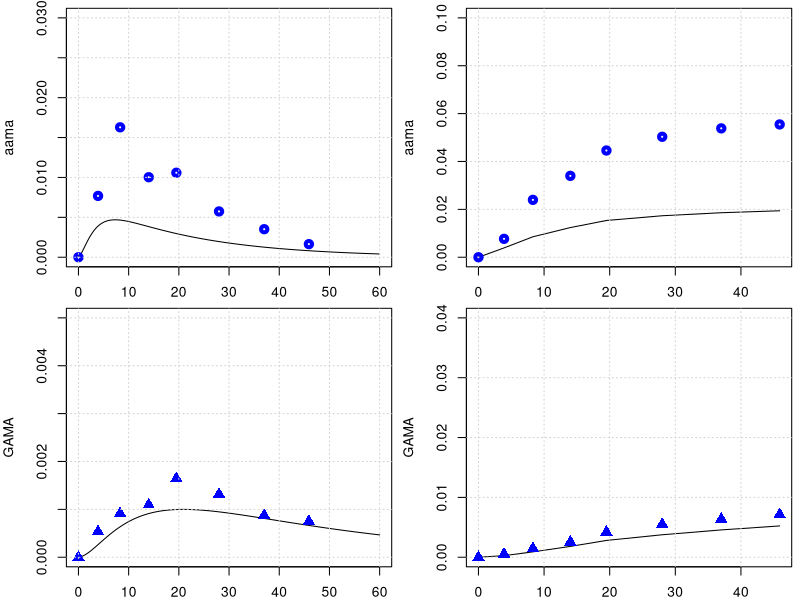

Source code (R):
library(deSolve)
library(minpack.lm)
graphics.off()

# body weight in kg
BW = 70 
# fractions of BW
##https://journals.sagepub.com/doi/pdf/10.1177/ANIB_32_3-4
F_B = 0.079 
F_B_AB = 0.35 #fraction: arterial blood of blood volume
F_B_VB = 0.65 #fraction: venous blood of blood volume
F_Li = 0.026
F_Ki = 0.0044
F_T = 1-(F_B+F_Li+F_Ki)
# organ volumes in L
V_AB <- BW*F_B*F_B_AB 
V_VB <- BW*F_B*F_B_VB 
V_T <- BW*F_T
V_Ki <- BW*F_Ki
V_Li <- BW*F_Li
# cardiac output in L/(kg*h)
##https://journals.sagepub.com/doi/pdf/10.1177/ANIB_32_3-4
QCC = 16        #12.5 # maybe 14 or 6.5 check?
Q_C = QCC*BW^0.75
#FQ_P = 2.5/100 Trine: We don't have a lung compartment in this model
FQ_Li = 0.255
FQ_Ki = 0.19 #total - there is also an aterial flow rate 
FQ_T = 1 -( FQ_Li + FQ_Ki) # +FQ_P) Trine: We don't have a lung compartment in this model
Q_Li <- Q_C*FQ_Li
Q_Ki <- Q_C*FQ_Ki
Q_T <- Q_C*FQ_T

# partition coefficient 
### we comback later
pAA_TB = 0.2
pAA_KiB = 0.8
pAA_LiB = 0.33 
# Maybe we said it earlier and these parameters are not sensitive to the model, but from which paper did you get the values of these partition coefs., 
# in the paper of Sweeney and of Li are different pAA_LiB = 0.4 and pAA_KiB = 0.8.

###I came across this paper and has a lot of interesting toxicokinetc data. Humans are
##exposed to acrylamide and measure urine metabolites. They measured 60% or possibly more.
##of ingested acrylamide is absorbed. 
##We can use half-lives, metabolite fractions, pathway ratios etc. to validate the PBPK in humans.
## 'Toxicokinetics of acrylamide in humans after ingestion of a defined dose in a test meal to improve risk assessment for acrylamide carcinogenicity'
#DOI: 10.1158/1055-9965.EPI-05-0647.

# reaction rate constants 
k_AAuptake = 1 #1/h

k_onAA_T = 0.028  #1/h     # we took it from Sweenney
k_onAA_B = 0.0036  #1/h
k_onAA_Li = 0.071 #1/h
k_onAA_Ki = 0.13 #1/h

# from 0.23 to 0.35
k_cl_GSH = 0.35   # 1/h   # the half-life (t1/2) of hepatic GSH in humans is 2-3 h,then k ranges (0.23- 0.35h-1) 
#Reed et al 'A mathematical model of glutathione metabolism'
#Theoretical Biology and Medical Modelling 2008,5:8    doi:10.1186/1742-4682-5-8

# k_onAA_GSH = 0.55 # L/(mmol h)
# check, we do not use it any more.
k_exc_AAMA = 0.049   # 0.049 #1/h or 0.13 # this will change the shape


MW_aa = 71   # mg/mmol
MW_ga = 87   # mg/mmol
MW_GSH = 307.32 # mg/mmol

# Maximum velocity for enzymatic reaction 
V_max_p450 = 9 /MW_aa*BW^0.7  # mg/h  from Sweenney paper, checked!
# maximum rate of GA and AA conjugation with GSH (mg/(h BW^0.7))
Vmax_AA_GSH <- 22*BW^0.7 # from the Sweeny  fitted   mg/h

k_0_GSH = 7   # from Sweeney paper.
MW_GSH = 307.32     # mg/mmol
AGSH0 = k_0_GSH * V_Li * MW_GSH



#????????????????????????????????
#????????????????????????????????
#????????????????????????????????
#????????????????????????????????
#????????????????????????????????
#????????????????????????????????
### PARAMETERS FOR GA
# partition coefficient
pGA_TB = 0.97 # I cannot find this number in the parameter table?
pGA_LiB = 0.1  #0.9 # This is not in accordance with the  parameter table on GitHub, where it states 0.1?
# Sweeny use 0.5 in the code. 
pGA_KiB = 1 #.3 # In the parameter table this is 1.0 and in Sweeney this is 0.5 in the code and 1 in the paper. Where does this number come from?

#k_onGA_GSH = 0.8 #L/(mmol h)

k_onGA_T = 0.089       #1/h
k_onGA_B = 0.108       #1/h
k_onGA_Ki = k_onAA_T/2 #1/h
k_onGA_Li = 0.115      #1/h

k_exc_GAMA = 0.027     # 0.077 #1/h  # or 0.027 # from sweeney
k_exc_GAOH = 0.077     # 1/h  # from sweeney
#k_exc_GA <- .4         # 1/h Q_Ki*0.025

PL1 = 1.7     # !$'liver/blood partition AA'
PL2 = 0.9     # !$'liver/blood partition GA'

VMAXGC1 = 1   #!Vmax for GSH-AA conjugation mg/hr-kg^0.7
VMAXG1 = VMAXGC1/MW_aa*BW**0.7    # !$'Liver AA-GSH rate'

# Maximum velocity for enzymatic reaction 
V_max_EH = 20 /MW_ga*BW^0.7  
KM_p450 = 10.0
KM_EH = 100.0
# maximum rate of GA and AA conjugation with GSH (mg/(h BW^0.7))
Vmax_GA_GSH <- 20*BW^0.7 # from the Sweeny  fitted   mg/h

KMG1 = 100  #!Km with respect to AA for GSH conjugation mg/L (from Sweeny code) 
# Trine: This should be mg. Delete the term MW_aa
# Sweeney has this parameter for rats ans 100 mg/L why did you use this number and why divived by MW??
# Sweeney says this is 64 mg/L in the paper##This comment is wrong ignore
KMGG = 0.1/MW_GSH        # !KM with respect to GSH for AA or GA conjugation with GSH mmol/L. Trine: should be mg/L
####and that this is 307 mg/L #This comment is wrong ignore
KMG2 = 100  #!Km with respect to GA for GSH conjugation mM. Trine: This should be mg. Delete the term MW_aa
#The same comment as for KMG1


# from the code, not from paper
KPT_Li = 0.015    # !'protein turnover rate in liver'# this is confimred in the exp. values of Sweeney
KPT_Ki = 0.013    #  !'protein turnover rate in kidney'# 1/h this is 0.012 in Sweeney, I guess its not much of difference
KPTR = 0.013      # !'protein turnover rate in rpt'# this is 0.012 in Li et.al
KPTS = 0.0039     # !'protein turnover rate in spt'# and this they have it 0.0051 Sweeney and Li 0.0012 refering to Sweeney
KPTRB = 0.0039    # !'protein turnover rate in rbc'# how did we get that?
KPTPL = 0.0039    # !'protein turnover rate in plasma'# Sweeney has 0.012 for this value
# +++++++++++++++++++++++++++++++++++++++++++++++++++++++++++++++++
# create list of parameter
# +++++++++++++++++++++++++++++++++++++++++++++++++++++++++++++++++
params <- unlist(c(data.frame(pAA_TB, pAA_LiB, pAA_KiB,
                              pGA_TB, pGA_LiB, pGA_KiB,
                              k_onAA_T, k_onAA_B, k_onAA_Li,  k_onAA_Ki,
                              k_onGA_T, k_onGA_B, k_onGA_Li, k_onGA_Ki, 
                              k_exc_AAMA, k_exc_GAMA,
                              k_cl_GSH, V_max_p450, KM_p450, V_max_EH, KM_EH,
                              k_AAuptake)
))
yini <- c(m_AA_AB = 0.0, m_GA_AB = 0.0,      a_pb_AA_B = 0 ,
          m_AA_VB = 0.0, m_GA_VB = 0.0,
          m_AA_Ki = 0.0, m_GA_Ki = 0.0, m_AA_dose = 0 ,
          m_AA_Li = 0.0, m_AAMA = 0.0, 
          m_GA_Li = 0.0, a_pb_GA_Li = 0.0,
          m_GAMA  = 0.0,       
          m_GSH_Li = k_0_GSH * V_Li * MW_GSH, 
          m_AA_T = 0.0, m_GA_T = 0.0,
          m_GAOH = 0.0, 
          m_AA_out = 0.0, m_AA_in = 0.0, m_AA_accum = 0.0, m_AA_free = 0.0, 
          m_GA_out = 0.0, m_GA_in = 0.0, m_GA_accum = 0.0, m_GA_free = 0.0, 
          a_pb_AA_Ki = 0,  a_pb_AA_Li = 0,
          a_pb_GA_Ki = 0, a_pb_AA_T = 0
)
# ++++++++++++++++++++++++++++++++++++++++++++++++++++++++++++++++++
# PBPK model for Acrylamide 
# ++++++++++++++++++++++++++++++++++++++++++++++++++++++++++++++++++
PBPKmodelAA <- function(t,state,parameter){
  with(as.list(c(t,state,parameter)), {
    #----#---#  Model for AA  #---#---#
    # concentrations blood in the organs in mg/L
    c_AA_AB <- m_AA_AB/V_AB   
    c_AA_VB <- m_AA_VB/V_VB
    c_AA_T <- m_AA_T/V_T
    c_AA_Li <- m_AA_Li/(V_Li*PL1) #Trine: Should we multiply with PL1 as we do for GA
    c_AA_Ki <- m_AA_Ki/V_Ki
    
    c_GSH_Li <- m_GSH_Li/V_Li
    # units checked -> mg/h   
    dm_AA_dose <- -k_AAuptake*m_AA_dose
    
    # Blood
    #-----------------------------
    # units checked -> mg/h   
    dm_AA_AB <- Q_C*(c_AA_VB - c_AA_AB) -k_onAA_B*m_AA_AB
    # units checked -> mg/h   
    dm_AA_VB <- Q_T*(c_AA_T/pAA_TB) +Q_Li*(c_AA_Li/pAA_LiB) +Q_Ki*(c_AA_Ki/pAA_KiB) - Q_C*c_AA_VB -k_onAA_B*m_AA_VB
    
    # Trine: I added this. Can we make an overall turnover rate in blood? Is this correct? 
    da_pb_AA_B <- k_onAA_B*m_AA_AB + k_onAA_B*m_AA_VB - a_pb_AA_B*KPTRB
    
    # Kidney
    #---------------------------------
    # units checked -> mg/h   
    dm_AA_Ki <- Q_Ki*c_AA_AB -Q_Ki*(c_AA_Ki/pAA_KiB) -k_onAA_Ki*m_AA_Ki 
    
    # protein tunr over AA in Kidney
    da_pb_AA_Ki <- k_onAA_Ki*m_AA_Ki - a_pb_AA_Ki*KPT_Ki
   
    # unit chekced mg/h 
    metAA_GSH <- Vmax_AA_GSH * c_AA_Li * c_GSH_Li / ( (KMG1 + c_AA_Li) * (KMGG + c_GSH_Li) )
    # Then the units of this eq. are not mg/h, with the KMG1 & KMGG having the MW!
    
    metAA_P450 <- V_max_p450 * MW_aa*c_AA_Li/ (KM_p450+c_AA_Li)
    
    # units checked -> mg/h  
    dm_AA_Li <- Q_Li*(c_AA_AB - c_AA_Li/pAA_LiB) + k_AAuptake*m_AA_dose - k_onAA_Li*m_AA_Li  - metAA_P450 - metAA_GSH 
    
    # protein turn over AA in Liver
    da_pb_AA_Li <- k_onAA_Li*m_AA_Li - a_pb_AA_Li * KPT_Li
    
    # Tissue
    #--------------------------------------------------------------
    # units checked -> mg/h   
    dm_AA_T <- Q_T*(c_AA_AB - c_AA_T/pAA_TB) -k_onAA_T*m_AA_T
    # protein turn over AA in Tussue
    da_pb_AA_T <- k_onAA_T*m_AA_T - a_pb_AA_T * KPTS
    
    # Urine
    #-------------------------------------------------------------
    # units checked -> mg/h   
    dm_AAMA <- metAA_GSH  - m_AAMA*k_exc_AAMA 

    dm_AA_out <- metAA_P450 + metAA_GSH
    dm_AA_in <- k_AAuptake*m_AA_dose
    dm_AA_accum <- k_onAA_B*m_AA_AB +k_onAA_B*m_AA_VB +k_onAA_T*m_AA_T +k_onAA_Li*m_AA_Li +k_onAA_Ki*m_AA_Ki
    dm_AA_free <- dm_AA_AB + dm_AA_VB +dm_AA_T +dm_AA_Li +dm_AA_Ki
    
    ########################################################################################    
    #----#---#  Model for Ga  #---#---#    
    #concentrations blood in the organs in mg/L
    c_GA_AB <- m_GA_AB/V_AB ;   c_GA_VB <- m_GA_VB/V_VB
    c_GA_T <- m_GA_T/V_T
    c_GA_Li <- m_GA_Li/(V_Li*PL2)
    c_GA_Ki <- m_GA_Ki/V_Ki
    
    # Blood
    #-----------------------------
    # units checked -> mg/h   
    dm_GA_AB <- Q_C*(c_GA_VB - c_GA_AB) -k_onGA_B*m_GA_AB
    # units checked -> mg/h   
    dm_GA_VB <- Q_T*(c_GA_T/pGA_TB) +Q_Li*(c_GA_Li/pGA_LiB) +Q_Ki*(c_GA_Ki/pGA_KiB) - Q_C*c_GA_VB -k_onGA_B*m_GA_VB
    # units checked -> mg/h   
    
    # Kidney
    #---------------------------------
    dm_GA_Ki <- Q_Ki*c_GA_AB -Q_Ki*(c_GA_Ki/pGA_KiB) -k_onGA_Ki*m_GA_Ki 
    # protein tunr over AA in Kidney
    da_pb_GA_Ki <- k_onGA_Ki*m_GA_Ki - a_pb_GA_Ki*KPT_Ki
    
    # Liver
    #--------------------------------
    # units checked -> mg/h
    metGA_GSH <- Vmax_GA_GSH * c_GSH_Li *c_GA_Li / (c_GA_Li + KMG2)/(c_GSH_Li + KMGG)
    metGA_EH <- V_max_EH *MW_ga *c_GA_Li / (KM_EH + c_GA_Li)
    # units checked -> mg/h 
    dm_GA_Li <- Q_Li*(c_GA_AB - c_GA_Li/pGA_LiB) - k_onGA_Li*m_GA_Li + metAA_P450 - metGA_GSH -metGA_EH 
    
    # protein tunr over GA in Liver
    da_pb_GA_Li = k_onGA_Li*m_GA_Li - a_pb_GA_Li*KPT_Li 
    
    # units checked -> mg/h, 
    dm_GAMA <-  metGA_GSH  -m_GAMA*k_exc_GAMA
    
    #????????????????????????????????????????????
    # we need a new k_exc_GAOH
    dm_GAOH <- metGA_EH -m_GAOH*k_exc_GAOH
    
    # Tissue    #-----------------------------------------------------
    dm_GA_T <- Q_T*(c_GA_AB - c_GA_T/pGA_TB) -k_onGA_T*m_GA_T
  
    # Liver
    #--------------------------------
    # units checked -> mg/h
    dm_GSH_Li <- k_0_GSH * V_Li * MW_GSH - k_cl_GSH*m_GSH_Li  - metAA_GSH - metGA_GSH
    
    dm_GA_out <- metGA_GSH + metGA_EH 
    dm_GA_in <- metAA_P450
    dm_GA_accum <- k_onGA_B*m_GA_AB +k_onGA_B*m_GA_VB +k_onGA_T*m_GA_T +k_onGA_Li*m_GA_Li +k_onGA_Ki*m_GA_Ki
    dm_GA_free <- dm_GA_AB + dm_GA_VB +dm_GA_T +dm_GA_Li +dm_GA_Ki 
    
    return(list(c(dm_AA_AB,    dm_GA_AB,   da_pb_AA_B,
                  dm_AA_VB,    dm_GA_VB,
                  dm_AA_Ki,    dm_GA_Ki,    dm_AA_dose,
                  dm_AA_Li,    dm_AAMA,   
                  dm_GA_Li,   da_pb_GA_Li, dm_GAMA,
                  dm_GSH_Li,  dm_AA_T,     dm_GA_T,
                  dm_GAOH,
                  dm_AA_out,  dm_AA_in,   dm_AA_accum,  dm_AA_free,
                  dm_GA_out,  dm_GA_in,   dm_GA_accum,  dm_GA_free,
                  da_pb_AA_Ki,    da_pb_AA_Li,
                  da_pb_GA_Ki,    da_pb_AA_T    )))
  })
}
PBPKmodelAA <- compiler::cmpfun(PBPKmodelAA)



################################################################
# manual readout from Kopp and Dekant 2009
################################################################
times <- seq(from = 0, to = 60, by = 0.1)
diet <- data.frame(var = "m_AA_dose", method = "add",
                   time = c(0.0),  value = 0.5 *BW /1000 )  # dose of 0.05 microg/kg bw
out <- ode(y = yini, times = times, func = PBPKmodelAA, parms = params, events = list(data = diet))
yobs_urine <- data.frame(
  time = c(0.0, 3.9, 8.3, 14, 19.5, 28, 37, 45.9),
  AAMA = c(0.0/1000000, 32.8/1000000, 69.5/1000000, 42.8/1000000, 45.2/1000000, 24.5/1000000, 15/1000000, 7/1000000)*234.28, #https://pubchem.ncbi.nlm.nih.gov/compound/N-Acetyl-S-_2-carbamoylethyl_-L-cysteine
  GAMA = c(0.0, 2.15*1e-6, 3.66*1e-6, 4.38*1e-6, 6.57*1e-6, 5.26*1e-6, 3.50*1e-6, 3.0*1e-6)*250.27
)


# plot for AAMA in urinary
par(mfrow=c(2,2),mar=c(2,4,.5,.5))
plot(out[,'time'], out[,'m_AAMA']   ,type = 'l',xlab = 'time', ylab = 'aama', ylim = c(0,.03) )
points(yobs_urine$time, yobs_urine$AAMA , col="blue", lwd = 4) ; grid()
time_points_measure_unrine = c(1, 40, 84, 141, 196, 280 , 371, 460)
tamtam = out[,'m_AAMA'][time_points_measure_unrine ]
plot(yobs_urine$time, cumsum( tamtam ),type = 'l', ylab = 'aama', ylim = c(0,.1), xlab = 'time' ); grid()
points(yobs_urine$time, cumsum(yobs_urine$AAMA) , col="blue", lwd = 4)

# plot for GAMA 
plot(out[,'time'], out[,'m_GAMA']  ,type = 'l',xlab = '', ylab = 'GAMA', ylim = c(0,.005) )
points(yobs_urine$time, yobs_urine$GAMA , col="blue", cex = 1.5, pch = 17); grid()
time_points_measure_unrine = c(1, 40, 84, 141, 196, 280 , 371, 460)
tamtam = out[,'m_GAMA'][time_points_measure_unrine ]
plot(yobs_urine$time, cumsum( tamtam ),type = 'l',xlab = '', ylab = 'GAMA', ylim = c(0,.04) ); grid()
points(yobs_urine$time, cumsum(yobs_urine$GAMA) , col="blue",cex = 1.5, pch = 17)



##################################################################################
#### Check mass balance
#################################################################################

Qbal = Q_C - Q_T - Q_Ki - Q_Li 
